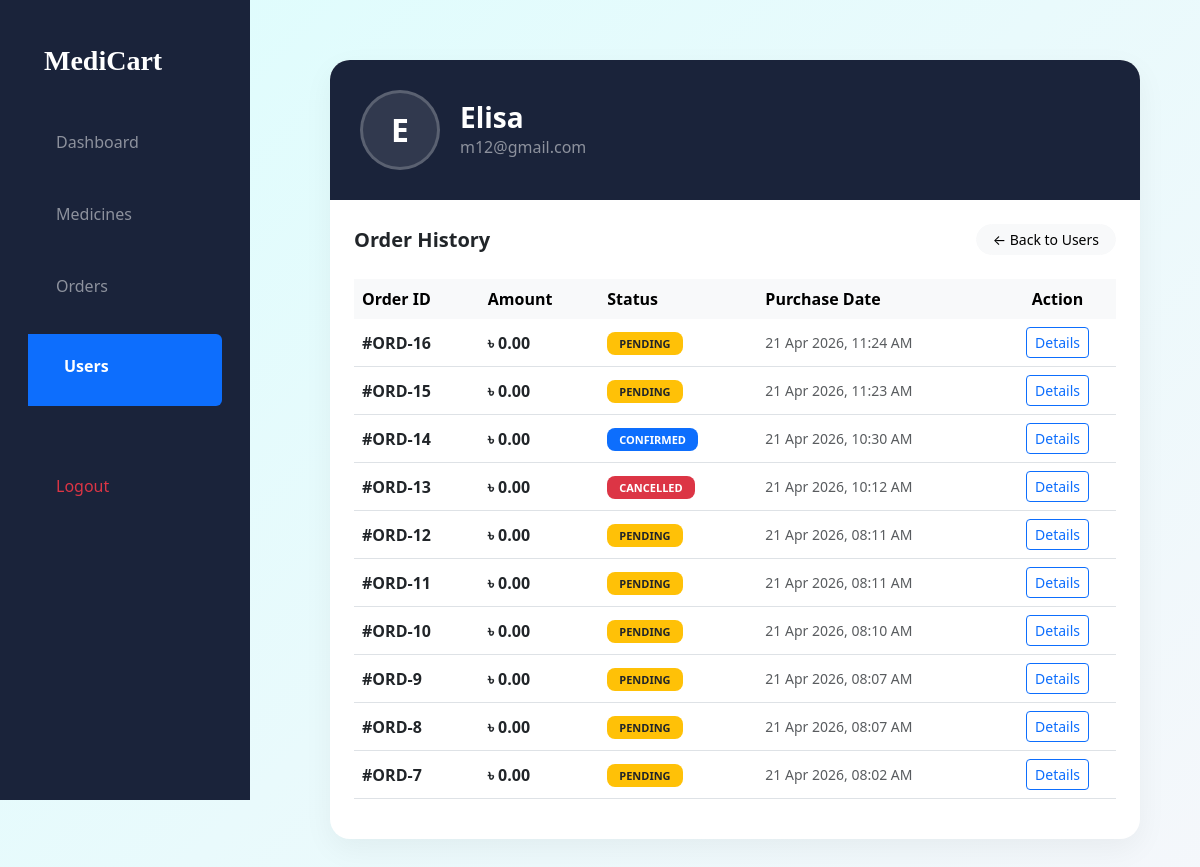
Screenshot of /admin/user_orders.php?id=8 (signed in) with the database file from the repository.
### tables this page shows
CREATE TABLE `users` (
  `user_id` int(11) NOT NULL,
  `name` varchar(100) NOT NULL,
  `phone` varchar(20) NOT NULL,
  `email` varchar(255) DEFAULT NULL,
  `password` varchar(255) NOT NULL,
  `created_at` timestamp NOT NULL DEFAULT current_timestamp(),
  `role` varchar(20) DEFAULT 'user'
);

CREATE TABLE `orders` (
  `order_id` int(11) NOT NULL,
  `user_id` int(11) DEFAULT NULL,
  `address` text DEFAULT NULL,
  `phone` varchar(20) DEFAULT NULL,
  `total_amount` decimal(10,2) DEFAULT NULL,
  `payment_method` varchar(50) DEFAULT NULL,
  `status` varchar(50) DEFAULT 'Pending',
  `prescription_file` varchar(255) DEFAULT NULL,
  `order_date` timestamp NOT NULL DEFAULT current_timestamp(),
  `total_price` decimal(10,2) DEFAULT 0.00
);

### admin/user_orders.php (the view, shortened to what this page needs)
<?php
include('../includes/db.php');
include('../includes/ad_header.php');
$user_id = intval($_GET['id']);
$user_res = mysqli_query($conn, "SELECT * FROM users WHERE user_id = $user_id");
$user = mysqli_fetch_assoc($user_res);
$orders = mysqli_query($conn, "SELECT * FROM orders WHERE user_id = $user_id ORDER BY order_date DESC");
?>
<div class="sidebar" style="width: 250px; height: 100vh; background: #1a233a; position: fixed; left: 0; top: 0;">
    <div class="p-4"><h3 style="color:#fff; font-family:cursive; font-weight:900;">MediCart</h3></div>
    <ul class="list-unstyled">
        <li class="px-4 py-2"><a href="dashboard.php" class="text-white-50 text-decoration-none">Dashboard</a></li>
        <li class="px-4 py-2"><a href="manage_medicines.php" class="text-white-50 text-decoration-none">Medicines</a></li>
        <li class="px-4 py-2"><a href="orders.php" class="text-white-50 text-decoration-none">Orders</a></li>
        <li class="px-4 py-2 bg-primary rounded-end m-2"><a href="users.php" class="text-white text-decoration-none fw-bold">Users</a></li>
        <li class="px-4 py-2 mt-5"><a href="logout.php" class="text-danger text-decoration-none">Logout</a></li>
    </ul>
</div>
<div class="main-content">
    <div class="profile-card">
        <div class="profile-header">
            <div class="user-avatar-large"><?= strtoupper(substr($user['name'], 0, 1)) ?></div>
            <div>
                <h3 class="m-0 fw-bold"><?= htmlspecialchars($user['name']) ?></h3>
                <p class="m-0 text-white-50"><?= htmlspecialchars($user['email']) ?></p>
            </div>
        </div>
        <div class="p-4">
            <div class="d-flex justify-content-between align-items-center mb-4">
                <h5 class="fw-bold m-0"><i class="bi bi-bag-check"></i> Order History</h5>
                <a href="users.php" class="btn btn-light btn-sm rounded-pill px-3">← Back to Users</a>
            </div>
            <div class="table-responsive">
                <table class="table table-hover align-middle">
                    <thead class="table-light">
                        <tr>
                            <th class="border-0">Order ID</th>
                            <th class="border-0">Amount</th>
                            <th class="border-0">Status</th>
                            <th class="border-0">Purchase Date</th>
                            <th class="border-0 text-center">Action</th>
                        </tr>
                    </thead>
                    <tbody>
                        <?php if(mysqli_num_rows($orders) > 0) { ?>
                            <?php while($o = mysqli_fetch_assoc($orders)) {
                                $status = $o['status'];
                                $bg = "secondary";
                                if($status == "Pending") $bg = "warning text-dark";
                                if($status == "Processing" || $status == "Confirmed") $bg = "primary";
                                if($status == "Cancelled") $bg = "danger";
                            ?>
                            <tr>
                                <td class="fw-bold">#ORD-<?= $o['order_id'] ?></td>
                                <td class="fw-bold text-dark">৳ <?= number_format($o['total_price'], 2) ?></td>
                                <td>
                                    <span class="badge badge-status bg-<?= $bg ?>">
                                        <?= $status ?>
                                    </span>
                                </td>
                                <td class="text-muted small">
                                    <?= date("d M Y, h:i A", strtotime($o['order_date'])) ?>
                                </td>
                                <td class="text-center">
                                    <a href="update_order.php?id=<?= $o['order_id'] ?>" class="btn btn-outline-primary btn-sm">Details</a>
                                </td>
                            </tr>
                            <?php } ?>
                        <?php } ?>
                    </tbody>
                </table>
            </div>
        </div>
    </div>
</div>

### includes/ad_header.php (style rules this page uses)
html, body { height: 100%; margin: 0; }
body { background: #f4f6f9; display: flex; flex-direction: column; }
.sidebar { width: 250px; height: 100vh; position: fixed; left: 0; top: 0; background: linear-gradient(180deg, #0f172a, #1e293b); color: #fff; padding: 20px; overflow-y: auto; }
.sidebar a { display: block; padding: 12px; margin-bottom: 8px; color: #cbd5e1; text-decoration: none; border-radius: 10px; transition: 0.2s; }

### admin/user_orders.php (style rules this page uses)
body { background: linear-gradient(135deg, #ddfdfd, #f5f7fb); min-height: 100vh; }
.main-content { padding: 40px; }
.profile-card { background: #fff; border-radius: 20px; border: none; box-shadow: 0 10px 30px rgba(0,0,0,0.05); margin-bottom: 30px; overflow: hidden; }
.profile-header { background: #1a233a; padding: 30px; color: #fff; display: flex; align-items: center; gap: 20px; }
.user-avatar-large { width: 80px; height: 80px; background: rgba(255,255,255,0.1); border: 3px solid rgba(255,255,255,0.2); border-radius: 50%; display: flex; justify-content: center; align-items: center; font-size: 32px; font-weight: bold; }
.badge-status { padding: 6px 12px; border-radius: 8px; font-size: 11px; font-weight: 700; text-transform: uppercase; }

### rows the page displays
users: name "E", name "Elisa", email "m12@gmail.com"
orders: order_id "16", total_price "0.00", status "PENDING", order_date "21 Apr 2026, 11:24 AM"
orders: order_id "15", total_price "0.00", status "PENDING", order_date "21 Apr 2026, 11:23 AM"
orders: order_id "14", total_price "0.00", status "CONFIRMED", order_date "21 Apr 2026, 10:30 AM"
orders: order_id "13", total_price "0.00", status "CANCELLED", order_date "21 Apr 2026, 10:12 AM"
orders: order_id "12", total_price "0.00", status "PENDING", order_date "21 Apr 2026, 08:11 AM"
orders: order_id "11", total_price "0.00", status "PENDING", order_date "21 Apr 2026, 08:11 AM"
orders: order_id "10", total_price "0.00", status "PENDING", order_date "21 Apr 2026, 08:10 AM"
orders: order_id "9", total_price "0.00", status "PENDING", order_date "21 Apr 2026, 08:07 AM"
orders: order_id "8", total_price "0.00", status "PENDING", order_date "21 Apr 2026, 08:07 AM"
orders: order_id "7", total_price "0.00", status "PENDING", order_date "21 Apr 2026, 08:02 AM"
